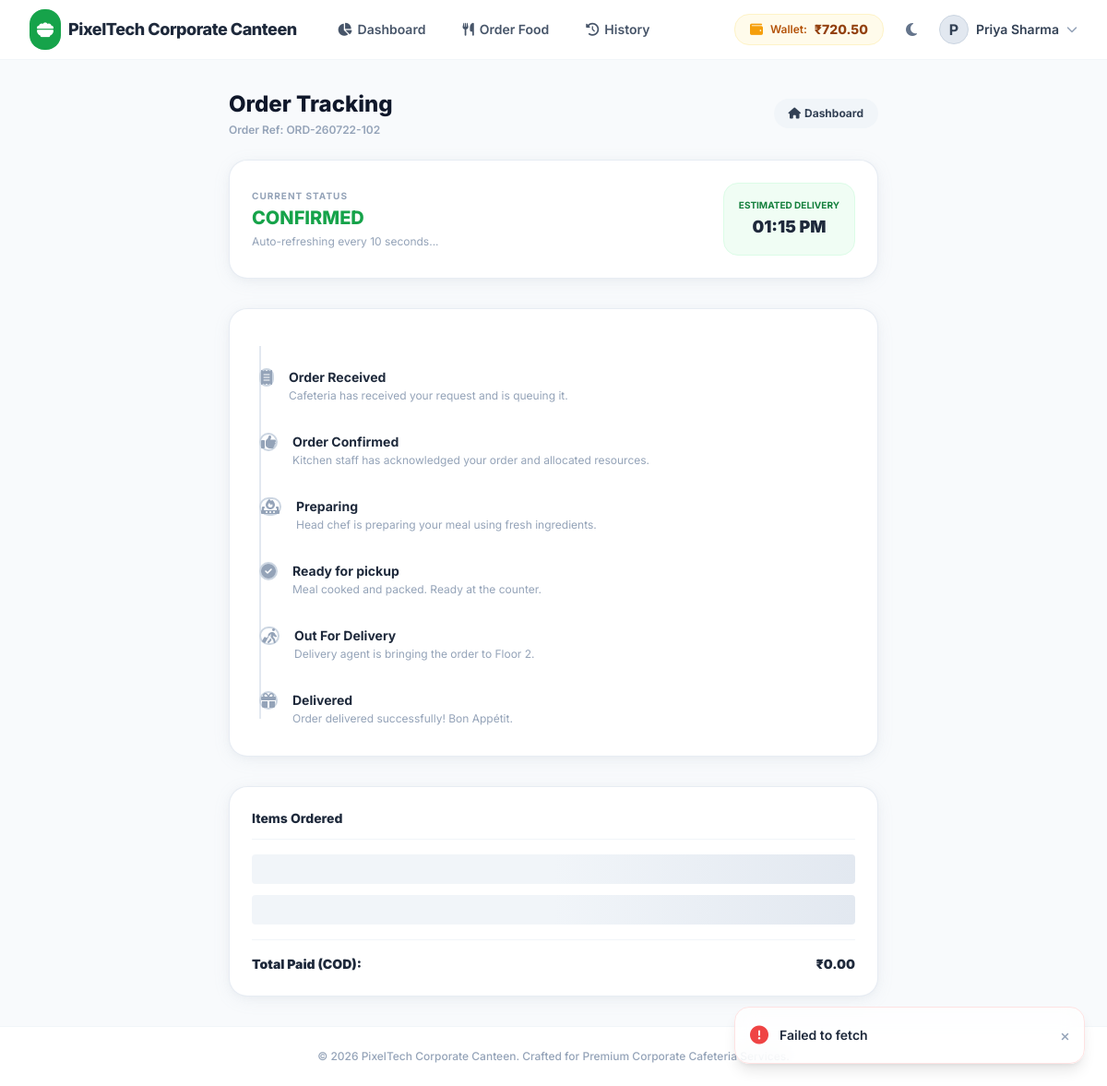
Page /employee/track.php?id=22 (signed in) on the committed database.
### tables this page shows
CREATE TABLE `employees` (
  `id` INT AUTO_INCREMENT PRIMARY KEY,
  `employee_id` VARCHAR(50) UNIQUE NOT NULL,
  `name` VARCHAR(100) NOT NULL,
  `department` VARCHAR(100) NOT NULL,
  `phone` VARCHAR(20) NOT NULL,
  `email` VARCHAR(100) NOT NULL UNIQUE,
  `password_hash` VARCHAR(255) NOT NULL,
  `status` ENUM('active', 'inactive') DEFAULT 'active',
  `floor` INT NOT NULL,
  `cabin` VARCHAR(50) DEFAULT NULL,
  `desk_number` VARCHAR(50) DEFAULT NULL,
  `wallet_balance` DECIMAL(10,2) DEFAULT 500.00,
  `created_at` TIMESTAMP DEFAULT CURRENT_TIMESTAMP
);

CREATE TABLE `orders` (
  `id` INT AUTO_INCREMENT PRIMARY KEY,
  `order_number` VARCHAR(50) UNIQUE NOT NULL,
  `employee_id` INT NOT NULL,
  `department` VARCHAR(100) NOT NULL,
  `floor` INT NOT NULL,
  `cabin` VARCHAR(50) DEFAULT NULL,
  `desk_number` VARCHAR(50) DEFAULT NULL,
  `delivery_date` DATE NOT NULL,
  `delivery_time` TIME NOT NULL,
  `special_instructions` TEXT,
  `subtotal` DECIMAL(10,2) NOT NULL,
  `gst` DECIMAL(10,2) NOT NULL,
  `grand_total` DECIMAL(10,2) NOT NULL,
  `status` ENUM('received', 'confirmed', 'preparing', 'ready', 'out_of_delivery', 'delivered', 'cancelled') DEFAULT 'received',
  `payment_method` VARCHAR(50) DEFAULT 'cash_on_delivery',
  `is_agreed` TINYINT(1) DEFAULT 1,
  `created_at` TIMESTAMP DEFAULT CURRENT_TIMESTAMP,
  `updated_at` TIMESTAMP DEFAULT CURRENT_TIMESTAMP ON UPDATE CURRENT_TIMESTAMP,
  FOREIGN KEY (`employee_id`) REFERENCES `employees`(`id`) ON DELETE CASCADE
);

### includes/auth.php (called while the page is built, shortened)
<?php
function is_employee_logged_in() {
    return isset($_SESSION['employee_logged_in']) && $_SESSION['employee_logged_in'] === true && isset($_SESSION['employee_id']);
}

### employee/track.php (the view, shortened to what this page needs)
<?php
require_once dirname(__DIR__) . '/includes/header.php';
$order_id = isset($_GET['id']) ? (int)$_GET['id'] : 0;
try {
    $stmt = $pdo->prepare("SELECT o.*, e.name as employee_name
                           FROM orders o
                           JOIN employees e ON o.employee_id = e.id
                           WHERE o.id = ? AND o.employee_id = ?");
    $stmt->execute([$order_id, $_SESSION['employee_db_id']]);
    $order = $stmt->fetch();
} catch (\Exception $e) {
    die("Database error: " . $e->getMessage());
}
?>
<div class="max-w-3xl mx-auto px-4 sm:px-6 lg:px-8 py-8">
    <div class="flex justify-between items-center mb-6">
        <div>
            <h1 class="text-2xl font-extrabold text-slate-900 dark:text-white">Order Tracking</h1>
            <p class="text-xs font-semibold text-slate-400 mt-1">Order Ref: <?php echo $order['order_number']; ?></p>
        </div>
        <a href="/employee/dashboard.php" class="px-4 py-2 bg-slate-100 hover:bg-slate-200 dark:bg-slate-800 dark:hover:bg-slate-700 text-slate-700 dark:text-slate-200 text-xs font-bold rounded-2xl transition-colors">
            <i class="fas fa-home mr-1"></i>Dashboard
        </a>
    </div>
    <div class="premium-card p-6 mb-8 text-center sm:text-left flex flex-col sm:flex-row justify-between items-center space-y-4 sm:space-y-0">
        <div>
            <span class="text-[10px] font-bold text-slate-400 uppercase tracking-widest block">Current Status</span>
            <h3 id="live-status-text" class="text-xl font-extrabold text-brand-600 dark:text-brand-500 uppercase mt-0.5">
                <?php echo str_replace('_', ' ', $order['status']); ?>
            </h3>
            <p class="text-xs text-slate-400 mt-1">Auto-refreshing every 10 seconds...</p>
        </div>
        <div class="bg-brand-50 dark:bg-brand-500/10 p-4 rounded-2xl border border-brand-100 dark:border-brand-900/30 text-center">
            <span class="block text-[10px] font-bold text-brand-700 dark:text-brand-400 uppercase">Estimated Delivery</span>
            <span id="live-eta" class="text-lg font-black text-brand-800 dark:text-brand-300 mt-0.5 block">
                <?php echo date('h:i A', strtotime($order['delivery_time'])); ?>
            </span>
        </div>
    </div>
    <div class="premium-card p-6 sm:p-8 mb-8">
        <div class="relative flex flex-col space-y-8">
            <div class="absolute left-6.5 top-2 bottom-2 w-0.5 bg-slate-200 dark:bg-slate-700 z-0">
            </div>
            <div class="timeline-step flex items-start space-x-4 z-10" data-status="received">
                <div class="step-icon w-10.5 h-10.5 rounded-full flex items-center justify-center border-2 border-slate-300 bg-white dark:bg-slate-800 transition-colors">
                    <i class="fas fa-receipt text-slate-400"></i>
                </div>
                <div>
                    <h4 class="text-sm font-bold text-slate-800 dark:text-slate-200">Order Received</h4>
                    <p class="text-xs text-slate-400 mt-0.5">Cafeteria has received your request and is queuing it.</p>
                </div>
            </div>
            <div class="timeline-step flex items-start space-x-4 z-10" data-status="confirmed">
                <div class="step-icon w-10.5 h-10.5 rounded-full flex items-center justify-center border-2 border-slate-300 bg-white dark:bg-slate-800 transition-colors">
                    <i class="fas fa-thumbs-up text-slate-400"></i>
                </div>
                <div>
                    <h4 class="text-sm font-bold text-slate-800 dark:text-slate-200">Order Confirmed</h4>
                    <p class="text-xs text-slate-400 mt-0.5">Kitchen staff has acknowledged your order and allocated resources.</p>
                </div>
            </div>
            <div class="timeline-step flex items-start space-x-4 z-10" data-status="preparing">
                <div class="step-icon w-10.5 h-10.5 rounded-full flex items-center justify-center border-2 border-slate-300 bg-white dark:bg-slate-800 transition-colors">
                    <i class="fas fa-fire-burner text-slate-400"></i>
                </div>
                <div>
                    <h4 class="text-sm font-bold text-slate-800 dark:text-slate-200">Preparing</h4>
                    <p class="text-xs text-slate-400 mt-0.5">Head chef is preparing your meal using fresh ingredients.</p>
                </div>
            </div>
            <div class="timeline-step flex items-start space-x-4 z-10" data-status="ready">
                <div class="step-icon w-10.5 h-10.5 rounded-full flex items-center justify-center border-2 border-slate-300 bg-white dark:bg-slate-800 transition-colors">
                    <i class="fas fa-circle-check text-slate-400"></i>
                </div>
                <div>
                    <h4 class="text-sm font-bold text-slate-800 dark:text-slate-200">Ready for pickup</h4>
                    <p class="text-xs text-slate-400 mt-0.5">Meal cooked and packed. Ready at the counter.</p>
                </div>
            </div>
            <div class="timeline-step flex items-start space-x-4 z-10" data-status="out_of_delivery">
                <div class="step-icon w-10.5 h-10.5 rounded-full flex items-center justify-center border-2 border-slate-300 bg-white dark:bg-slate-800 transition-colors">
                    <i class="fas fa-person-walking-luggage text-slate-400"></i>
                </div>
                <div>
                    <h4 class="text-sm font-bold text-slate-800 dark:text-slate-200">Out For Delivery</h4>
                    <p class="text-xs text-slate-400 mt-0.5">Delivery agent is bringing the order to Floor <?php echo $order['floor']; ?>.</p>
                </div>
            </div>
            <div class="timeline-step flex items-start space-x-4 z-10" data-status="delivered">
                <div class="step-icon w-10.5 h-10.5 rounded-full flex items-center justify-center border-2 border-slate-300 bg-white dark:bg-slate-800 transition-colors">
                    <i class="fas fa-gift text-slate-400"></i>
                </div>
                <div>
                    <h4 class="text-sm font-bold text-slate-800 dark:text-slate-200">Delivered</h4>
                    <p class="text-xs text-slate-400 mt-0.5">Order delivered successfully! Bon Appétit.</p>
                </div>
            </div>
        </div>
    </div>
    <div class="premium-card p-6">
        <h3 class="text-sm font-extrabold text-slate-800 dark:text-slate-200 border-b border-slate-100 dark:border-slate-700/50 pb-3 mb-4">
            Items Ordered
        </h3>
        <div id="live-items-list" class="space-y-3">
            <div class="skeleton w-full h-8 rounded"></div>
            <div class="skeleton w-full h-8 rounded"></div>
        </div>
        <div class="border-t border-slate-100 dark:border-slate-700/50 mt-4 pt-4 flex justify-between text-sm font-black text-slate-800 dark:text-white">
            <span>Total Paid (COD):</span>
            <span id="live-total">₹0.00</span>
        </div>
    </div>
</div>
<?php require_once dirname(__DIR__) . '/includes/footer.php'; ?>

### includes/header.php (shortened to what this page needs)
<?php
require_once dirname(__DIR__) . '/includes/auth.php';
$company_name = "Office Canteen";
try {
    $stmt = $pdo->query("SELECT setting_key, setting_value FROM settings");
    $settings = [];
    while ($row = $stmt->fetch()) {
        $settings[$row['setting_key']] = $row['setting_value'];
    }
    if (isset($settings['company_name'])) $company_name = $settings['company_name'];
} catch (\Exception $e) {
}
$employee_data = null;
if (is_employee_logged_in()) {
    $stmt = $pdo->prepare("SELECT * FROM employees WHERE id = ?");
    $stmt->execute([$_SESSION['employee_db_id']]);
    $employee_data = $stmt->fetch();
}
?>
<!DOCTYPE html>
<html lang="en" class="h-full">
<head>
    <link rel="stylesheet" href="https://cdnjs.cloudflare.com/ajax/libs/font-awesome/6.4.0/css/all.min.css">
    <script src="https://cdn.tailwindcss.com"></script>
    <link rel="stylesheet" href="/assets/css/style.css">
</head>
<body class="h-full flex flex-col bg-slate-50 dark:bg-slate-900 transition-colors duration-200">
    <?php if (is_employee_logged_in()): ?>
    <nav class="bg-white dark:bg-slate-800 border-b border-slate-100 dark:border-slate-700 sticky top-0 z-40 transition-colors">
        <div class="max-w-7xl mx-auto px-4 sm:px-6 lg:px-8">
            <div class="flex justify-between h-16">
                <div class="flex">
                    <a href="/employee/dashboard.php" class="flex-shrink-0 flex items-center space-x-2">
                        <div class="p-2 rounded-2xl bg-brand-600 text-white flex items-center justify-center">
                            <i class="fas fa-bowl-food text-lg"></i>
                        </div>
                        <span class="font-extrabold text-lg text-slate-800 dark:text-white tracking-tight">
                            <?php echo htmlspecialchars($company_name); ?>
                        </span>
                    </a>
                    <div class="hidden md:ml-8 md:flex md:space-x-4 md:items-center">
                        <a href="/employee/dashboard.php" class="px-3 py-2 rounded-2xl text-sm font-semibold transition-all <?php echo (strpos($_SERVER['REQUEST_URI'], 'dashboard.php') !== false) ? 'bg-brand-50 text-brand-600 dark:bg-brand-500/10 dark:text-brand-500' : 'text-slate-600 dark:text-slate-300 hover:bg-slate-50 dark:hover:bg-slate-700' ?>">
                            <i class="fas fa-chart-pie mr-1.5"></i>Dashboard
                        </a>
                        <a href="/employee/order.php" class="px-3 py-2 rounded-2xl text-sm font-semibold transition-all <?php echo (strpos($_SERVER['REQUEST_URI'], 'order.php') !== false) ? 'bg-brand-50 text-brand-600 dark:bg-brand-500/10 dark:text-brand-500' : 'text-slate-600 dark:text-slate-300 hover:bg-slate-50 dark:hover:bg-slate-700' ?>">
                            <i class="fas fa-utensils mr-1.5"></i>Order Food
                        </a>
                        <a href="/employee/order-history.php" class="px-3 py-2 rounded-2xl text-sm font-semibold transition-all <?php echo (strpos($_SERVER['REQUEST_URI'], 'order-history.php') !== false) ? 'bg-brand-50 text-brand-600 dark:bg-brand-500/10 dark:text-brand-500' : 'text-slate-600 dark:text-slate-300 hover:bg-slate-50 dark:hover:bg-slate-700' ?>">
                            <i class="fas fa-clock-rotate-left mr-1.5"></i>History
                        </a>
                    </div>
                </div>
                <div class="hidden md:flex items-center space-x-4">
                    <div class="flex items-center space-x-2 px-4 py-1.5 bg-amber-50 dark:bg-amber-950/20 border border-amber-100 dark:border-amber-900/30 rounded-2xl">
                        <i class="fas fa-wallet text-amber-500 text-sm"></i>
                        <span class="text-xs font-semibold text-amber-700 dark:text-amber-400">Wallet:</span>
                        <span class="text-sm font-extrabold text-amber-800 dark:text-amber-300">₹<?php echo number_format($employee_data['wallet_balance'] ?? 0.00, 2); ?></span>
                    </div>
                    <button onclick="toggleDarkMode()" class="p-2 rounded-2xl text-slate-500 hover:text-slate-700 dark:text-slate-400 dark:hover:text-slate-200 hover:bg-slate-100 dark:hover:bg-slate-700 transition-colors">
                        <i class="fas fa-moon dark:hidden"></i>
                    </button>
                    <div class="relative group">
                        <button class="flex items-center space-x-2 focus:outline-none py-2">
                            <div class="w-8 h-8 rounded-full bg-slate-200 flex items-center justify-center text-slate-700 font-bold border border-slate-300 dark:border-slate-600">
                                <?php echo strtoupper(substr($employee_data['name'] ?? 'E', 0, 1)); ?>
                            </div>
                            <span class="text-sm font-semibold text-slate-700 dark:text-slate-300"><?php echo htmlspecialchars($employee_data['name'] ?? 'Employee'); ?></span>
                            <i class="fas fa-chevron-down text-xs text-slate-400"></i>
                        </button>
                    </div>
                </div>
            </div>
        </div>
    </nav>
    <?php endif; ?>
    <main class="flex-grow">

### assets/css/style.css (style rules this page uses)
:root { --primary: #16A34A; --accent: #F59E0B; --background: #F8FAFC; --card: #FFFFFF; --font-family: 'Inter', sans-serif; }
body { font-family: var(--font-family); background-color: var(--background); color: #1E293B; }
.skeleton { background: linear-gradient(90deg, #F1F5F9 25%, #E2E8F0 50%, #F1F5F9 75%); background-size: 200% 100%; animation: loading-skeleton 1.5s infinite; }
.premium-card { border-radius: 20px; background: #FFFFFF; box-shadow: 0 4px 20px -2px rgba(148, 163, 184, 0.12), 0 2px 8px -1px rgba(148, 163, 184, 0.08); transition: all 250ms cubic-bezier(0.4, 0, 0.2, 1); border: 1px solid rgba(226, 232, 240, 0.8); }

### rows in the picture
employees: wallet_balance "720.50", name "P", name "Priya Sharma"
orders: order_number "ORD-260722-102", status "CONFIRMED", delivery_time "01:15 PM", floor "2"

### other values in the picture
$company_name "PixelTech Corporate Canteen"
